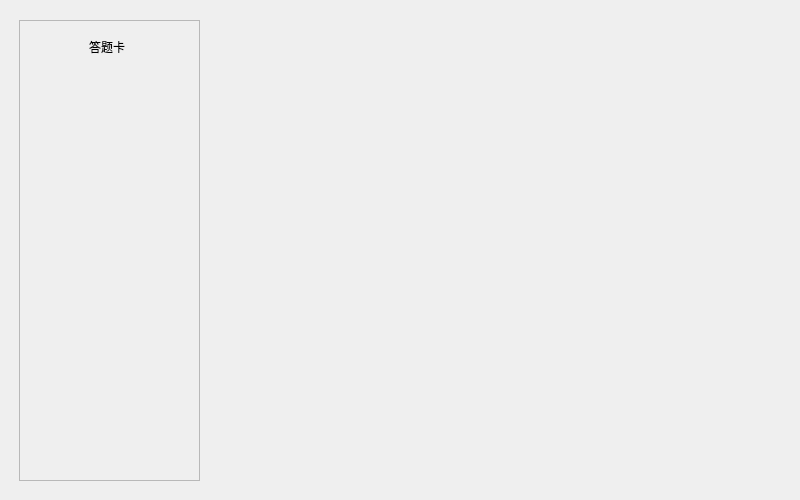
<?xml version="1.0" encoding="UTF-8"?>
<ui version="4.0">
 <class>TestingRoom</class>
 <widget class="QWidget" name="TestingRoom">
  <property name="geometry">
   <rect>
    <x>0</x>
    <y>0</y>
    <width>800</width>
    <height>500</height>
   </rect>
  </property>
  <property name="windowTitle">
   <string>Form</string>
  </property>
  <widget class="QFrame" name="frame">
   <property name="geometry">
    <rect>
     <x>19</x>
     <y>20</y>
     <width>181</width>
     <height>461</height>
    </rect>
   </property>
   <property name="frameShape">
    <enum>QFrame::Shape::StyledPanel</enum>
   </property>
   <property name="frameShadow">
    <enum>QFrame::Shadow::Raised</enum>
   </property>
   <widget class="QLabel" name="label">
    <property name="geometry">
     <rect>
      <x>70</x>
      <y>20</y>
      <width>49</width>
      <height>14</height>
     </rect>
    </property>
    <property name="text">
     <string>答题卡</string>
    </property>
   </widget>
  </widget>
 </widget>
 <resources/>
 <connections/>
</ui>
